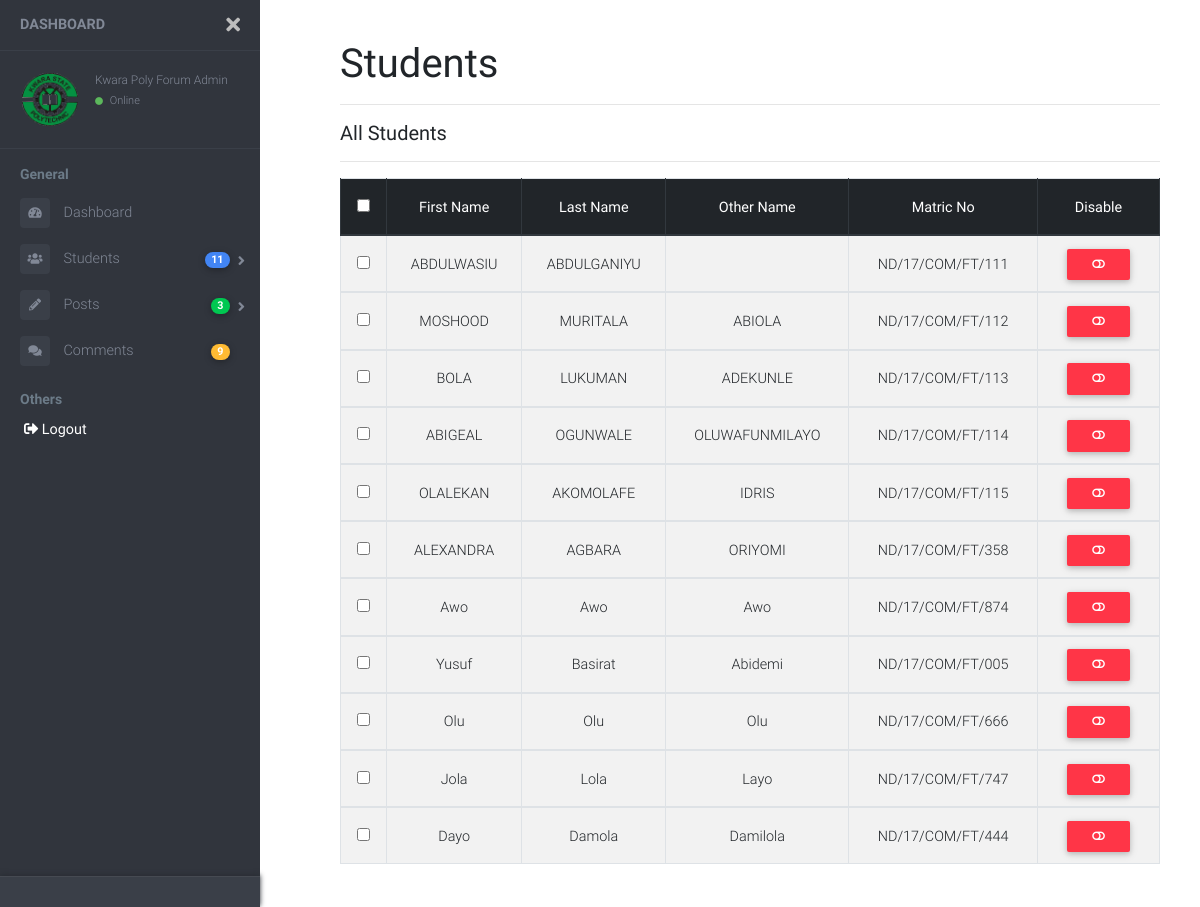
Page /kp-admin/allstudents.php on the committed database.
### tables this page shows
CREATE TABLE IF NOT EXISTS `students` (
  `id` int(11) NOT NULL AUTO_INCREMENT,
  `firstname` varchar(255) NOT NULL,
  `lastname` varchar(255) NOT NULL,
  `othername` varchar(225) NOT NULL,
  `matric` varchar(255) NOT NULL,
  `password` varchar(255) NOT NULL,
  `imagename` varchar(255) DEFAULT NULL,
  `studentid` int(11) DEFAULT NULL,
  PRIMARY KEY (`id`)
);

### kp-admin/allstudents.php (the view, shortened to what this page needs)
<?php
    include_once '../includes/dbh.inc.php';
    include_once 'header.php';
?>
    <div class="page-wrapper chiller-theme toggled">
        <a id="show-sidebar" class="btn btn-sm btn-dark" href="#">
        </a>
        <nav id="sidebar" class="sidebar-wrapper">
            <div class="sidebar-content">
                <div class="sidebar-brand">
                    <a href="#">Dashboard</a>
                    <div id="close-sidebar">
                        <i class="fas fa-times"></i>
                    </div>
                </div>
                <div class="sidebar-header">
                    <div class="user-pic">
                        <img class="img-responsive img-rounded" src="../img/logo1.png" alt="User picture">
                    </div>
                    <div class="user-info">
                        <span class="user-role">Kwara Poly Forum Admin</span>
                        <span class="user-status">
                            <i class="fa fa-circle"></i>
                            <span>Online</span>
                        </span>
                    </div>
                </div>
                <div class="sidebar-menu">
                    <ul>
                        <li class="header-menu">
                            <span>General</span>
                        </li>
                        <li>
                            <a href="dashboard.php">
                                <i class="fa fa-tachometer-alt"></i>
                                <span>Dashboard</span>
                            </a>
                        </li>
                        <li class="sidebar-dropdown">
                            <a href="#">
                                <i class="fas fa-users"></i>
                                <span>Students</span>
                                <span class="badge badge-pill badge-primary">
                                    <?php
                                        $sql = "SELECT COUNT(id) FROM students;";
                                        $query = mysqli_query($myConn, $sql);
                                        $resultCheck = mysqli_num_rows($query);
                                        if ($resultCheck > 0) {
                                            while ($row = mysqli_fetch_assoc($query)) {
                                                echo $row["COUNT(id)"];
                                            }
                                        }
                                    ?>
                                </span>
                            </a>
                        </li>
                        <li class="sidebar-dropdown">
                            <a href="#">
                                <i class="fas fa-pencil-alt"></i>
                                    <span>Posts</span>
                                <span class="badge badge-pill badge-success"><?php
                                    $sql = "SELECT COUNT(id) FROM allposts;";
                                    $query = mysqli_query($myConn, $sql);
                                    $resultCheck = mysqli_num_rows($query);
                                    if ($resultCheck > 0) {
                                        while ($row = mysqli_fetch_assoc($query)) {
                                            echo $row["COUNT(id)"];
                                        }
                                    }
                                ?></span>
                            </a>
                        </li>
                        <li>
                            <a href="#">
                                <i class="fas fa-comments"></i>
                                <span>Comments</span>
                                <span class="badge badge-pill badge-warning">
                                    <?php
                                        $sql = "SELECT COUNT(id) FROM commenttable;";
                                        $query = mysqli_query($myConn, $sql);
                                        $resultCheck = mysqli_num_rows($query);
                                        if ($resultCheck > 0) {
                                            while ($row = mysqli_fetch_assoc($query)) {
                                                echo $row["COUNT(id)"];
                                            }
                                        }
                                    ?>
                                </span>
                            </a>
                        </li>
                        <li class="header-menu">
                            <span>Others</span>
                        </li>
                        <li>
                                <form action="../includes/logout.students.inc.php" method="POST" class="logoutform">
                                    <button class="dropdown-item" type="submit" name="logout"><i class="fas fa-sign-out-alt"></i> <span>Logout</span></button>
                                </form>
                        </li>
                    </ul>
                </div>
            </div>
            <div class="sidebar-footer">
                <a href="#">
                </a>
                <a href="#">
                </a>
                <a href="#">
                </a>
                <a href="#">
                </a>
            </div>
        </nav>
        <main class="page-content">
            <div class="container-fluid">
                <h1><strong>Students</strong></h1>
                <hr>
                <h5><strong>All Students</strong></h5>
                <hr>
                <div class="row">
                    <div class="col-xs-12 col-sm-12 col-md-12 col-lg-12">
                        <div class="table-responsive">
                            <table id="mytable" class="table table-bordered table-striped text-center">
                                <thead class="thead-dark">
                                    <th>
                                        <input type="checkbox" id="checkall" />
                                    </th>
                                    <th>First Name</th>
                                    <th>Last Name</th>
                                    <th>Other Name</th>
                                    <th>Matric No</th>
                                    <th>Disable</th>
                                </thead>
                                <?php
                                    $sql = "SELECT id, firstname, lastname, othername, matric FROM students ORDER BY id asc;";
                                    $query = mysqli_query($myConn, $sql);
                                    $resultCheck = mysqli_num_rows($query);
                                    if ($resultCheck > 0) {
                                        while ($row = mysqli_fetch_assoc($query)) {
                                            echo "<tbody><tr><td><input type='checkbox' class='checkthis' /></td><td>".$row['firstname']."</td><td>".$row['lastname']."</td><td>".$row['othername']."</td><td>".$row['matric']."</td><td><p class='edit-button' data-placement='top' data-toggle='tooltip' title='Disable'>
                                                <a href='../includes/disablestudent.inc.php?disa=".$row['id']."'>
                                                <button class='btn btn-danger btn-sm' data-title='Edit' data-toggle='modal' data-target='' id='btn-confirm'>
                                                    <i class='fas fa-toggle-off'></i>
                                                </button></a>
                                            </p></td></tr></tbody>";
                                        }
                                    }
                                ?>
                            </table>
                        </div>
                    </div>
                </div>
            </div>
        </main>
    </div>
<?php
    include_once 'footer.php';
?>

### kp-admin/header.php (shortened to what this page needs)
<!DOCTYPE html>
<html lang="en">
<head>
    <link rel="stylesheet" href="https://use.fontawesome.com/releases/v5.7.0/css/all.css">
    <link href="../css/bootstrap.min.css" rel="stylesheet">
    <link href="../css/fontawesome.min.css" rel="stylesheet">
    <link href="../css/mdb.min.css" rel="stylesheet">
</head>
<body>

### kp-admin/footer.php (shortened to what this page needs)
</body>
</html>

### rows in the picture
students: firstname "ABDULWASIU", lastname "ABDULGANIYU", matric "ND/17/COM/FT/111"
students: firstname "MOSHOOD", lastname "MURITALA", othername "ABIOLA", matric "ND/17/COM/FT/112"
students: firstname "BOLA", lastname "LUKUMAN", othername "ADEKUNLE", matric "ND/17/COM/FT/113"
students: firstname "ABIGEAL", lastname "OGUNWALE", othername "OLUWAFUNMILAYO", matric "ND/17/COM/FT/114"
students: firstname "OLALEKAN", lastname "AKOMOLAFE", othername "IDRIS", matric "ND/17/COM/FT/115"
students: firstname "ALEXANDRA", lastname "AGBARA", othername "ORIYOMI", matric "ND/17/COM/FT/358"
students: firstname "Awo", lastname "Awo", othername "Awo", matric "ND/17/COM/FT/874"
students: firstname "Yusuf", lastname "Basirat", othername "Abidemi", matric "ND/17/COM/FT/005"
students: firstname "Olu", lastname "Olu", othername "Olu", matric "ND/17/COM/FT/666"
students: firstname "Jola", lastname "Lola", othername "Layo", matric "ND/17/COM/FT/747"
students: firstname "Dayo", lastname "Damola", othername "Damilola", matric "ND/17/COM/FT/444"

### other values in the picture
$row["COUNT(id)"] "11"
$row["COUNT(id)"] "3"
$row["COUNT(id)"] "9"
